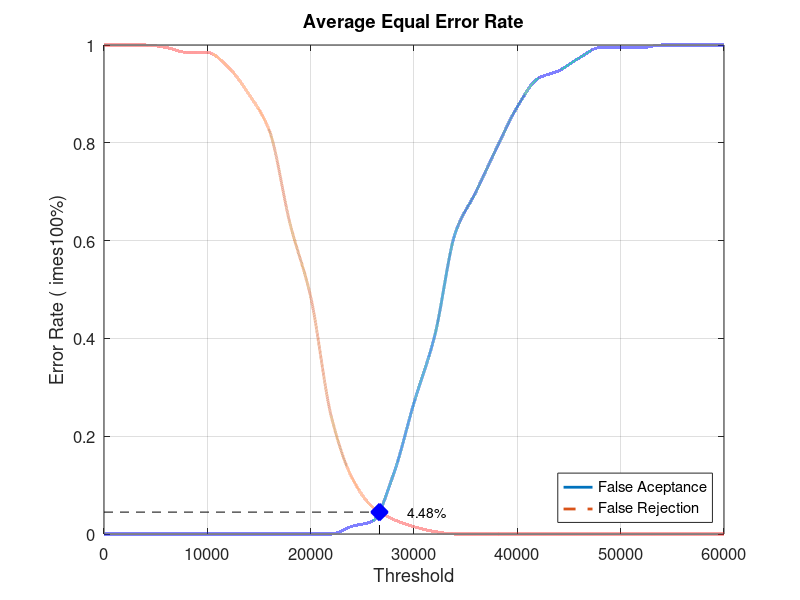
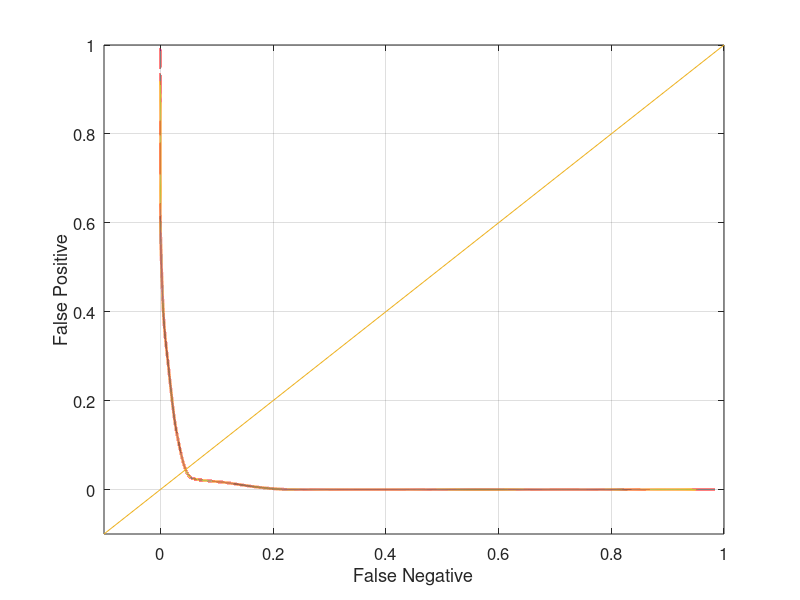

MATLAB code for these plots, in order:
close all;
clear;
clc;
x = 0:2000:60000;
xq = 0:0.5:60000;

y0 = [0 0 0 0 0 0 0 0 0 0 0 0 0.0157895 0.0263158 0.121053 0.268421 0.405263 0.615789 0.7 0.789474 0.873684 0.931579 0.947368 0.973684 0.994737 0.994737 0.994737 1 1 1 1]
yy0 = interp1(x, y0, xq, 'pchip');
y1 = [1 1 1 0.995 0.985 0.985 0.955 0.9 0.825 0.635 0.485 0.24 0.115 0.055 0.03 0.015 0.005 0 0 0 0 0 0 0 0 0 0 0 0 0 0]
yy1 = interp1(x, y1, xq, 'pchip');

% Calculating EER: 
y2 = abs(y0 - y1);
find(y2 == min(y2))
yy2 = abs(yy0 - yy1);
xEER = find(yy2 == min(yy2));
xEERIndex = xq(xEER) % X-axis EER
yEER = yy0(xEER) % Y-axis EER

main = figure
plot(xq, yy0,'-','LineWidth', 2);	hold on
plot(xq, yy1,'--','LineWidth', 2);	hold on
plot([xEERIndex xEERIndex], [0 yEER], 'k--');	hold on
plot([0 xEERIndex], [yEER yEER], 'k--');	hold on
plot(xEERIndex, yEER, 'bx', 'LineWidth', 10);	hold on
text(xEERIndex + 10 * xEERIndex / 100, yEER, [num2str(round((10000 * yEER)) / 100) '%'])
legend('False Aceptance', 'False Rejection', 'Location', 'SouthEast')
xlabel('Threshold')
ylabel('Error Rate (	imes100%)')
title('Average Equal Error Rate')
set(gca, 'FontSize', 12)
axis([0 60000 0 1])
grid on

print(main, 'Database4_2Main', '-dpng');
FNRxFPR = figure('Color', [1 1 1]);
plot(yy1, yy0, '-', yy1, yy0, 'LineWidth', 2);
hold on
y = -0.1:0.1:1
plot(y, y); 
set(gca, 'FontSize', 12)
xlabel('False Negative')
ylabel('False Positive')
axis([-0.1 1 -0.1 1])
set(gca, 'FontSize', 12)
grid on

print(FNRxFPR, 'Database4_2FNRxFPR','-dpng');
